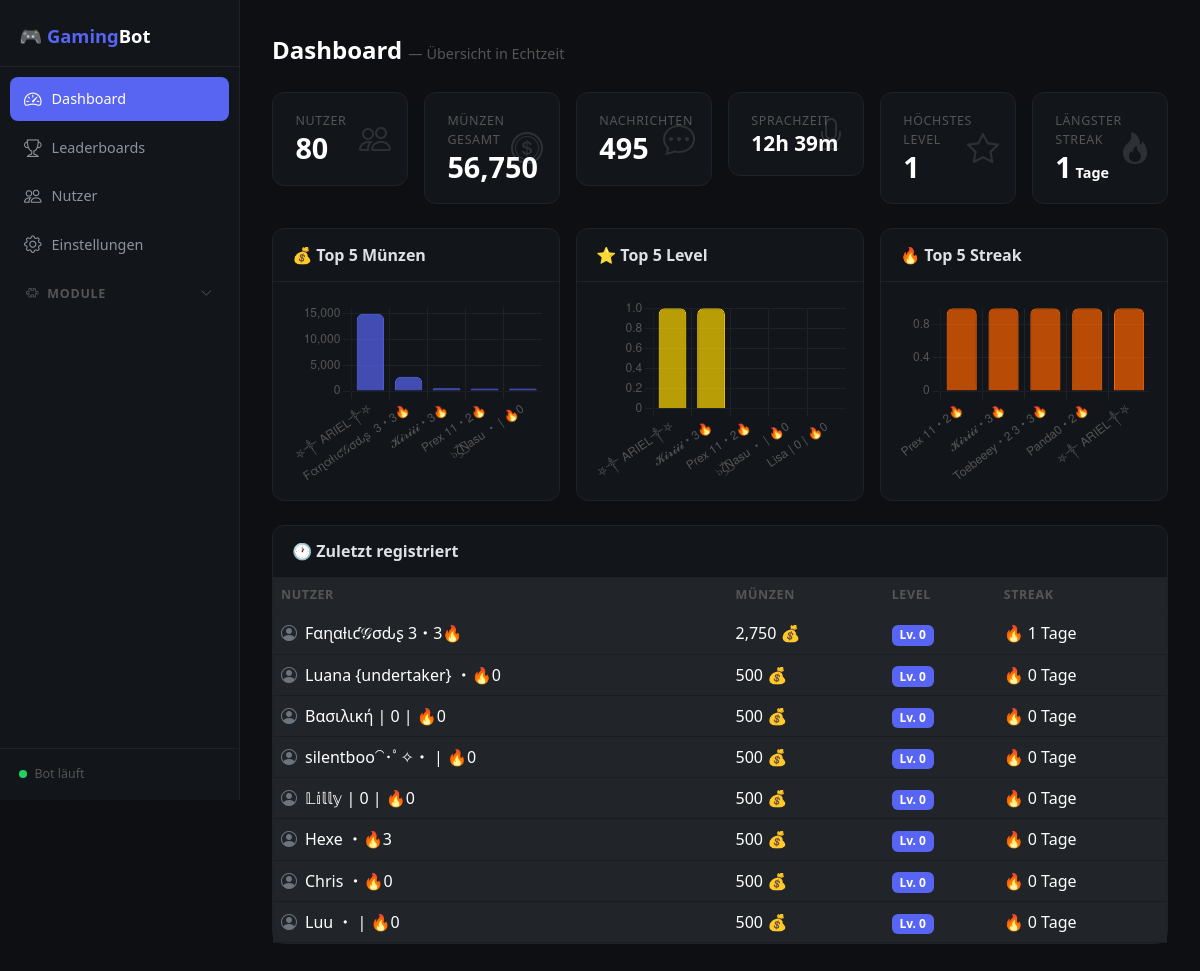
The page / on the database its author committed.
### tables this page shows
CREATE TABLE users (
                    user_id     INTEGER PRIMARY KEY,
                    username    TEXT    NOT NULL,
                    coins       INTEGER DEFAULT 500,
                    wins        INTEGER DEFAULT 0,
                    losses      INTEGER DEFAULT 0,
                    draws       INTEGER DEFAULT 0,
                    total_spins INTEGER DEFAULT 0,
                    last_daily  TEXT    DEFAULT NULL
                , xp INTEGER DEFAULT 0, level INTEGER DEFAULT 0, streak INTEGER DEFAULT 0, last_streak_date TEXT DEFAULT NULL, max_streak INTEGER DEFAULT 0, message_count INTEGER DEFAULT 0, voice_minutes INTEGER DEFAULT 0, voice_seconds INTEGER DEFAULT 0);

### web/app.py (the view)
@app.route("/")
def dashboard():
    db = get_db()
    stats = {
        "total_users":    db.execute("SELECT COUNT(*) FROM users").fetchone()[0],
        "total_coins":    db.execute("SELECT SUM(coins) FROM users").fetchone()[0] or 0,
        "total_messages": db.execute("SELECT SUM(message_count) FROM users").fetchone()[0] or 0,
        "total_voice":    fmt_seconds(db.execute("SELECT SUM(voice_seconds) FROM users").fetchone()[0] or 0),
        "max_level":      db.execute("SELECT MAX(level) FROM users").fetchone()[0] or 0,
        "max_streak":     db.execute("SELECT MAX(streak) FROM users").fetchone()[0] or 0,
        "uptime":         fmt_uptime(time.time() - _bot_start_time),
    }
    top_coins  = db.execute("SELECT username, coins FROM users ORDER BY coins DESC LIMIT 5").fetchall()
    top_level  = db.execute("SELECT username, level, xp FROM users ORDER BY xp DESC LIMIT 5").fetchall()
    top_streak = db.execute("SELECT username, streak FROM users ORDER BY streak DESC LIMIT 5").fetchall()
    recent     = db.execute("SELECT username, coins, level, streak FROM users ORDER BY rowid DESC LIMIT 8").fetchall()
    db.close()
    return render_template("dashboard.html",
        stats=stats,
        top_coins=[dict(r) for r in top_coins],
        top_level=[dict(r) for r in top_level],
        top_streak=[dict(r) for r in top_streak],
        recent=[dict(r) for r in recent],
    )

### web/app.py (called while the page is built)
def get_db():
    conn = sqlite3.connect(DB_PATH)
    conn.row_factory = sqlite3.Row
    return conn

def fmt_seconds(s):
    s = int(s or 0)
    if s < 60:
        return f"{s}s"
    m, sec = divmod(s, 60)
    if m < 60:
        return f"{m}m {sec}s"
    h, m = divmod(m, 60)
    return f"{h}h {m}m"

def fmt_uptime(seconds):
    d = timedelta(seconds=int(seconds))
    parts = []
    if d.days:
        parts.append(f"{d.days}d")
    h, rem = divmod(d.seconds, 3600)
    m = rem // 60
    if h:
        parts.append(f"{h}h")
    if m:
        parts.append(f"{m}m")
    return " ".join(parts) or "< 1m"

### web/templates/dashboard.html (shortened to what this page needs)
{% extends "base.html" %}
{% block content %}
<div class="page-title">
  Dashboard <small>— Übersicht in Echtzeit</small>
</div>
<div class="row g-3 mb-4">
  <div class="col-md-4 col-xl-2">
    <div class="stat-card">
      <div class="label">Nutzer</div>
      <div class="value">{{ stats.total_users }}</div>
      <i class="bi bi-people icon"></i>
    </div>
  </div>
  <div class="col-md-4 col-xl-2">
    <div class="stat-card">
      <div class="label">Münzen gesamt</div>
      <div class="value">{{ "{:,}".format(stats.total_coins) }}</div>
      <i class="bi bi-coin icon"></i>
    </div>
  </div>
  <div class="col-md-4 col-xl-2">
    <div class="stat-card">
      <div class="label">Nachrichten</div>
      <div class="value">{{ "{:,}".format(stats.total_messages) }}</div>
      <i class="bi bi-chat-dots icon"></i>
    </div>
  </div>
  <div class="col-md-4 col-xl-2">
    <div class="stat-card">
      <div class="label">Sprachzeit</div>
      <div class="value" style="font-size:1.3rem">{{ stats.total_voice }}</div>
      <i class="bi bi-mic icon"></i>
    </div>
  </div>
  <div class="col-md-4 col-xl-2">
    <div class="stat-card">
      <div class="label">Höchstes Level</div>
      <div class="value">{{ stats.max_level }}</div>
      <i class="bi bi-star icon"></i>
    </div>
  </div>
  <div class="col-md-4 col-xl-2">
    <div class="stat-card">
      <div class="label">Längster Streak</div>
      <div class="value">{{ stats.max_streak }}<small style="font-size:.9rem"> Tage</small></div>
      <i class="bi bi-fire icon"></i>
    </div>
  </div>
</div>
<div class="row g-3 mb-4">
  <div class="col-lg-4">
    <div class="card h-100">
      <div class="card-header">💰 Top 5 Münzen</div>
      <div class="card-body">
        <canvas id="coinsChart" height="220"></canvas>
      </div>
    </div>
  </div>
  <div class="col-lg-4">
    <div class="card h-100">
      <div class="card-header">⭐ Top 5 Level</div>
      <div class="card-body">
        <canvas id="levelChart" height="220"></canvas>
      </div>
    </div>
  </div>
  <div class="col-lg-4">
    <div class="card h-100">
      <div class="card-header">🔥 Top 5 Streak</div>
      <div class="card-body">
        <canvas id="streakChart" height="220"></canvas>
      </div>
    </div>
  </div>
</div>
<div class="card">
  <div class="card-header">🕐 Zuletzt registriert</div>
  <div class="card-body p-0">
    <table class="table mb-0">
      <thead>
        <tr>
          <th>Nutzer</th>
          <th>Münzen</th>
          <th>Level</th>
          <th>Streak</th>
        </tr>
      </thead>
      <tbody>
        {% for u in recent %}
        <tr>
          <td><i class="bi bi-person-circle me-2 text-secondary"></i>{{ u.username }}</td>
          <td>{{ "{:,}".format(u.coins or 0) }} 💰</td>
          <td><span class="badge badge-accent">Lv. {{ u.level or 0 }}</span></td>
          <td>🔥 {{ u.streak or 0 }} Tage</td>
        </tr>
        {% endfor %}
      </tbody>
    </table>
  </div>
</div>
{% endblock %}
{% block scripts %}
<script>
const chartDefaults = {
  plugins: { legend: { display: false } },
  scales: {
    x: { ticks: { color: '#555' }, grid: { color: '#1e2229' } },
    y: { ticks: { color: '#555' }, grid: { color: '#1e2229' } }
  }
};
new Chart(document.getElementById('coinsChart'), {
  type: 'bar',
  data: {
    labels: {{ top_coins | map(attribute='username') | list | tojson }},
    datasets: [{
      data: {{ top_coins | map(attribute='coins') | list | tojson }},
      backgroundColor: 'rgba(88,101,242,0.7)',
      borderColor: '#5865F2',
      borderWidth: 1, borderRadius: 6,
    }]
  },
  options: chartDefaults
});
new Chart(document.getElementById('levelChart'), {
  type: 'bar',
  data: {
    labels: {{ top_level | map(attribute='username') | list | tojson }},
    datasets: [{
      data: {{ top_level | map(attribute='level') | list | tojson }},
      backgroundColor: 'rgba(255,215,0,0.7)',
      borderColor: '#FFD700',
      borderWidth: 1, borderRadius: 6,
    }]
  },
  options: chartDefaults
});
new Chart(document.getElementById('streakChart'), {
  type: 'bar',
  data: {
    labels: {{ top_streak | map(attribute='username') | list | tojson }},
    datasets: [{
      data: {{ top_streak | map(attribute='streak') | list | tojson }},
      backgroundColor: 'rgba(255,100,0,0.7)',
      borderColor: '#ff6400',
      borderWidth: 1, borderRadius: 6,
    }]
  },
  options: chartDefaults
});
</script>
{% endblock %}

### web/templates/base.html (shortened to what this page needs)
<!DOCTYPE html>
<html lang="de" data-bs-theme="dark">
<head>
  <link href="https://cdn.jsdelivr.net/npm/bootstrap@5.3.3/dist/css/bootstrap.min.css" rel="stylesheet">
  <link href="https://cdn.jsdelivr.net/npm/bootstrap-icons@1.11.3/font/bootstrap-icons.css" rel="stylesheet">
</head>
<body>
<nav id="sidebar">
  <div class="sidebar-brand">
    🎮 <span>Gaming</span>Bot
  </div>
  <ul class="nav flex-column pt-2">
    <li class="nav-item">
      <a class="nav-link {% if request.endpoint == 'dashboard' %}active{% endif %}" href="/">
        <i class="bi bi-speedometer2"></i> Dashboard
      </a>
    </li>
    <li class="nav-item">
      <a class="nav-link {% if request.endpoint == 'leaderboards' %}active{% endif %}" href="/leaderboards">
        <i class="bi bi-trophy"></i> Leaderboards
      </a>
    </li>
    <li class="nav-item">
      <a class="nav-link {% if request.endpoint == 'users' %}active{% endif %}" href="/users">
        <i class="bi bi-people"></i> Nutzer
      </a>
    </li>
    <li class="nav-item">
      <a class="nav-link {% if request.endpoint == 'settings' %}active{% endif %}" href="/settings">
        <i class="bi bi-gear"></i> Einstellungen
      </a>
    </li>
  </ul>
  <div style="padding: 0 10px; margin-top: 8px;">
    <button class="w-100 d-flex align-items-center justify-content-between px-3 py-2 rounded-2"
      style="background:none; border:none; color:#555; font-size:.78rem; text-transform:uppercase; letter-spacing:.06em; font-weight:600; cursor:pointer;"
      data-bs-toggle="collapse" data-bs-target="#moduleCollapse">
      <span><i class="bi bi-puzzle me-2"></i>Module</span>
      <i class="bi bi-chevron-down" id="moduleChevron" style="transition:.2s; font-size:.75rem"></i>
    </button>
  </div>
  <div class="collapse show" id="moduleCollapse">
    <div id="sidebarCogList" style="padding: 2px 10px 8px;">
    </div>
  </div>
  <div class="sidebar-footer">
    <span class="dot-online me-1"></span> Bot läuft
  </div>
</nav>
<main id="main">
  {% block content %}{% endblock %}
</main>
{% block scripts %}{% endblock %}
</body>
</html>

### web/templates/base.html (style rules this page uses)
:root { --sidebar-width: 240px; --accent: #5865F2; --accent-glow: rgba(88,101,242,0.3); }
body { background: #0d0f13; color: #c8cdd4; font-family: 'Segoe UI', sans-serif; }
#sidebar { position: fixed; top: 0; left: 0; height: 100vh; width: var(--sidebar-width); background: #12151a; border-right: 1px solid #1e2229; display: flex; flex-direction: column; z-index: 100; }
.sidebar-brand { padding: 1.4rem 1.2rem 1rem; font-size: 1.15rem; font-weight: 700; color: #fff; border-bottom: 1px solid #1e2229; }
.sidebar-brand span { color: var(--accent); }
.nav-link { color: #8b949e; border-radius: 8px; margin: 2px 10px; padding: 9px 14px; font-size: .9rem; display: flex; align-items: center; gap: 10px; transition: all .15s; }
.nav-link.active { color: #fff; background: var(--accent); }
.nav-link i { font-size: 1.1rem; }
.sidebar-footer { margin-top: auto; padding: 1rem 1.2rem; border-top: 1px solid #1e2229; font-size: .78rem; color: #555; }
#main { margin-left: var(--sidebar-width); padding: 2rem; min-height: 100vh; }
.page-title { font-size: 1.5rem; font-weight: 700; color: #fff; margin-bottom: 1.5rem; }
.page-title small { font-size: .9rem; color: #555; font-weight: 400; }
.card { background: #12151a; border: 1px solid #1e2229; border-radius: 12px; }
.card-header { background: transparent; border-bottom: 1px solid #1e2229; font-weight: 600; color: #dde1e7; padding: .85rem 1.2rem; }
.stat-card { background: #12151a; border: 1px solid #1e2229; border-radius: 12px; padding: 1.2rem 1.4rem; position: relative; overflow: hidden; transition: border-color .2s; }
.stat-card .icon { font-size: 2rem; opacity: .15; position: absolute; right: 1rem; top: 50%; transform: translateY(-50%); }
.stat-card .label { font-size: .78rem; color: #555; text-transform: uppercase; letter-spacing: .05em; }
.stat-card .value { font-size: 1.8rem; font-weight: 700; color: #fff; line-height: 1.2; }
.table { color: #c8cdd4; }
.table thead th { border-bottom: 1px solid #1e2229; color: #555; font-size: .78rem; text-transform: uppercase; letter-spacing: .05em; font-weight: 600; }
.table tbody tr { border-color: #1a1e24; }
.badge-accent { background: var(--accent); }
.dot-online { width: 8px; height: 8px; background: #23d160; border-radius: 50%; display: inline-block; }

### rows shown on the page
users: username "Fαɳαƚιƈ𝒢σԃʂ 3・3🔥", coins "2,750", level "0", streak "1"
users: username "Luana {undertaker} ・🔥0", coins "500", level "0", streak "0"
users: username "Βασιλική | 0 | 🔥0", coins "500", level "0", streak "0"
users: username "silentboo⁀･ﾟ✧・ | 🔥0", coins "500", level "0", streak "0"
users: username "𝕃𝕚𝕝𝕝𝕪 | 0 | 🔥0", coins "500", level "0", streak "0"
users: username "Hexe ・🔥3", coins "500", level "0", streak "0"
users: username "Chris ・🔥0", coins "500", level "0", streak "0"
users: username "Luu ・ | 🔥0", coins "500", level "0", streak "0"

### other values the page prints
{{ stats.total_users }} "80"
{{ "{:,}".format(stats.total_coins) }} "56,750"
{{ "{:,}".format(stats.total_messages) }} "495"
{{ stats.total_voice }} "12h 39m"
{{ stats.max_level }} "1"
{{ stats.max_streak }} "1"
chart data {{ top_coins | map(attribute='coins') | list | tojson }} [14950, 2750, 550, 500, 500]
chart data {{ top_level | map(attribute='level') | list | tojson }} [1, 1, 0, 0, 0]
